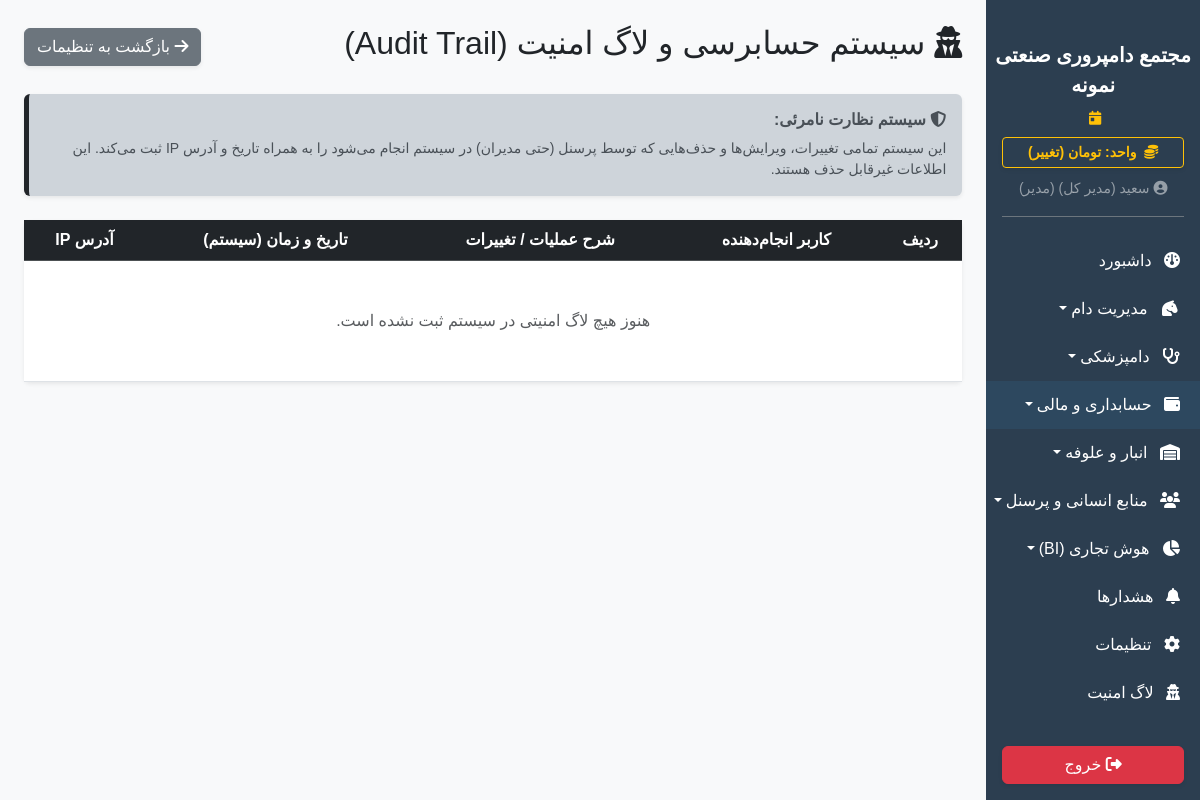
Before: /audit_logs (signed in) with the older database file.
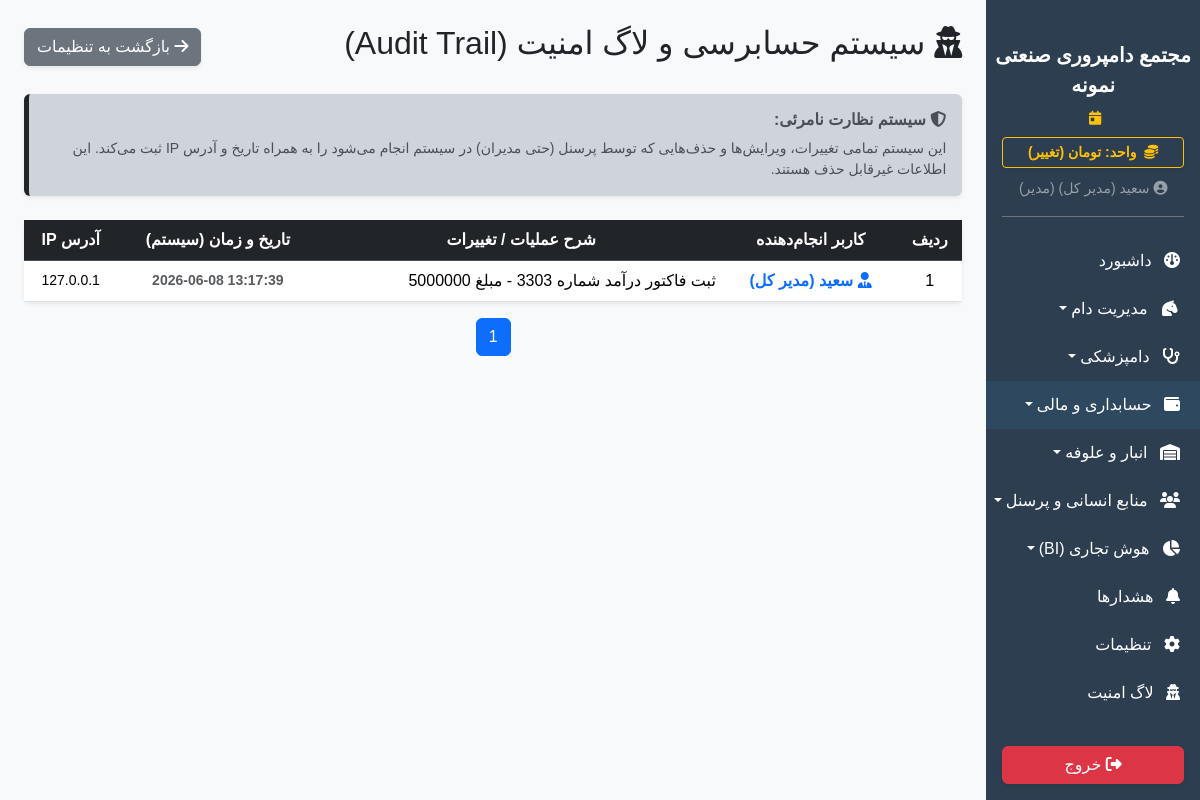
After: the same page with the newer database file.
### app/models.py (models this page shows)
class SystemSetting(db.Model):
    id = db.Column(db.Integer, primary_key=True)
    key = db.Column(db.String(50), unique=True, nullable=False)
    value = db.Column(db.String(255), nullable=False)
    description = db.Column(db.String(255), nullable=True)

class User(UserMixin, db.Model):
    id = db.Column(db.Integer, primary_key=True)
    username = db.Column(db.String(50), unique=True, nullable=False)
    password_hash = db.Column(db.String(255), nullable=False)
    name = db.Column(db.String(100), nullable=False)
    role = db.Column(db.String(20), default='کارگر') # مدیر، دامپزشک، حسابدار، کارگر
    can_view_livestock = db.Column(db.Boolean, default=False)
    can_view_finance = db.Column(db.Boolean, default=False)
    can_view_inventory = db.Column(db.Boolean, default=False)
    can_view_hr = db.Column(db.Boolean, default=False)
    can_view_reports = db.Column(db.Boolean, default=False)
    can_view_settings = db.Column(db.Boolean, default=False)

class AuditLog(db.Model):
    id = db.Column(db.Integer, primary_key=True)
    user_name = db.Column(db.String(100), nullable=False) # چه کسی؟
    action = db.Column(db.String(255), nullable=False) # چه کاری کرد؟ (مثلا: ویرایش وزن پلاک 1024)
    timestamp = db.Column(db.DateTime, default=datetime.utcnow) # چه زمانی؟
    ip_address = db.Column(db.String(50), nullable=True)

### app/blueprints/dashboard.py (the view)
@dashboard_bp.route('/audit_logs')
@login_required
def audit_logs():
    from app.models import AuditLog
    if not current_user.can_view_settings and current_user.role != 'مدیر':
        return redirect(url_for('dashboard.index'))
    page = request.args.get('page', 1, type=int)
    target = request.args.get('filter_target')
    query = AuditLog.query
    if target:
        query = query.filter(AuditLog.action.ilike(f"%{target}%"))
    page_size = int(get_setting('page_size', 50))
    logs = query.order_by(AuditLog.timestamp.desc()).paginate(page=page, per_page=page_size, error_out=False)
    return render_template('dashboard/audit.html', logs=logs)

### app/__init__.py (called while the page is built)
def get_system_setting(key, default):
    from app.models import SystemSetting
    s = SystemSetting.query.filter_by(key=key).first()
    return s.value if s else default

### app/blueprints/dashboard.py (called while the page is built)
def get_setting(key, default):
    setting = SystemSetting.query.filter_by(key=key).first()
    return setting.value if setting else default

@dashboard_bp.app_context_processor
def inject_settings():
    try:
        all_settings = {s.key: s.value for s in SystemSetting.query.all()}
    except:
        all_settings = {}
    return dict(system_settings=all_settings)

### app/templates/dashboard/audit.html (shortened to what this page needs)
{% extends 'base.html' %}
{% block content %}
<div class="d-flex justify-content-between align-items-center mb-4">
    <h2><i class="fa-solid fa-user-secret text-dark"></i> سیستم حسابرسی و لاگ امنیت (Audit Trail)</h2>
    <a href="{{ url_for('dashboard.settings') }}" class="btn btn-secondary shadow-sm"><i class="fa-solid fa-arrow-right"></i> بازگشت به تنظیمات</a>
</div>
<div class="alert alert-dark border-0 shadow-sm mb-4 border-end border-dark border-5">
    <h6 class="fw-bold"><i class="fa-solid fa-shield-halved"></i> سیستم نظارت نامرئی:</h6>
    <p class="mb-0 small">این سیستم تمامی تغییرات، ویرایش‌ها و حذف‌هایی که توسط پرسنل (حتی مدیران) در سیستم انجام می‌شود را به همراه تاریخ و آدرس IP ثبت می‌کند. این اطلاعات غیرقابل حذف هستند.</p>
</div>
<div class="card border-0 shadow-sm">
    <div class="card-body p-0">
        <div class="table-responsive">
            <table class="table table-hover align-middle text-center mb-0">
                <thead class="table-dark">
                    <tr>
                        <th>ردیف</th>
                        <th>کاربر انجام‌دهنده</th>
                        <th>شرح عملیات / تغییرات</th>
                        <th>تاریخ و زمان (سیستم)</th>
                        <th>آدرس IP</th>
                    </tr>
                </thead>
                <tbody>
                    {% for log in logs.items %}
                    <tr>
                        <td>{{ loop.index + (logs.page - 1) * logs.per_page }}</td>
                        <td class="fw-bold text-primary"><i class="fa-solid fa-user-tie"></i> {{ log.user_name }}</td>
                        <td class="text-start">{{ log.action }}</td>
                        <td dir="ltr" class="text-muted small fw-bold">{{ log.timestamp.strftime('%Y-%m-%d %H:%M:%S') }}</td>
                        <td dir="ltr" class="small">{{ log.ip_address or 'Localhost' }}</td>
                    </tr>
                    {% else %}
                    <tr><td colspan="5" class="text-center py-5 text-muted">هنوز هیچ لاگ امنیتی در سیستم ثبت نشده است.</td></tr>
                    {% endfor %}
                </tbody>
            </table>
        </div>
    </div>
</div>
<nav class="mt-3" aria-label="Page navigation"><ul class="pagination justify-content-center">{% for p in logs.iter_pages() %}{% if p %}<li class="page-item {% if p == logs.page %}active{% endif %}"><a class="page-link" href="{{ url_for('dashboard.audit_logs', page=p) }}">{{ p }}</a></li>{% else %}<li class="page-item disabled"><span class="page-link">…</span></li>{% endif %}{% endfor %}</ul></nav>
{% endblock %}

### app/templates/base.html (shortened to what this page needs)
<!DOCTYPE html>
<html lang="fa" dir="rtl">
<head>
    <link href="https://cdn.jsdelivr.net/gh/rastikerdar/vazirmatn@v33.003/Vazirmatn-font-face.css" rel="stylesheet">
    <link rel="stylesheet" href="https://unpkg.com/persian-datepicker@1.2.0/dist/css/persian-datepicker.min.css">
    <link rel="stylesheet" href="https://cdn.jsdelivr.net/npm/bootstrap@5.3.2/dist/css/bootstrap.rtl.min.css">
    <link rel="stylesheet" href="https://cdnjs.cloudflare.com/ajax/libs/font-awesome/6.4.2/css/all.min.css">
    <link rel="stylesheet" href="{{ url_for('static', filename='css/style.css') }}">
</head>
<body>
    <div class="d-flex" id="wrapper">
        <div class="sidebar-bg d-flex flex-column" id="sidebar-wrapper">
            <div class="sidebar-heading text-center pt-3 pb-2 text-white">
                <div class="fs-5 fw-bold">{{ system_settings.get('farm_name', 'دامداری من') }}</div>
            </div>
            <div class="text-center text-warning small mb-2 px-3">
                <i class="fa-solid fa-calendar-day me-1"></i>
            </div>
            <div class="px-3 mb-2">
                <a href="{{ url_for('dashboard.toggle_currency') }}" class="btn btn-sm btn-outline-warning w-100 fw-bold shadow-sm">
                    <i class="fa-solid fa-coins me-1"></i> واحد: {{ get_system_currency_from_settings() }} (تغییر)
                </a>
            </div>
            <div class="text-center text-white-50 mb-3 pb-3 border-bottom border-secondary mx-3">
                <small><i class="fa-solid fa-circle-user"></i> {% if current_user.is_authenticated %}{{ current_user.name }} ({{ current_user.role }}){% endif %}</small>
            </div>
            <div class="list-group list-group-flush my-1" id="sidebar-accordion" style="overflow-y: auto;">
                <a href="{{ url_for('dashboard.index') }}" class="list-group-item list-group-item-action bg-transparent text-white "><i class="fa-solid fa-gauge me-2"></i> داشبورد</a>
                {% if current_user.is_authenticated %}
                    {% if current_user.can_view_livestock %}
                    <a href="#livestockSubmenu" data-bs-toggle="collapse" class="list-group-item list-group-item-action bg-transparent text-white dropdown-toggle {% if request.blueprint == 'livestock' %}active-sidebar-link{% endif %}"><i class="fa-solid fa-horse-head me-2"></i> مدیریت دام</a>
                    {% if current_user.role in ['مدیر', 'دامپزشک'] %}
                    <a href="#vetSubmenu" data-bs-toggle="collapse" class="list-group-item list-group-item-action bg-transparent text-white dropdown-toggle"><i class="fa-solid fa-stethoscope me-2"></i> دامپزشکی</a>
                    {% endif %}
                    {% endif %}
                    {% if current_user.can_view_finance %}
                    <a href="#financeSubmenu" data-bs-toggle="collapse" class="list-group-item list-group-item-action bg-transparent text-white dropdown-toggle finance-menu-item " ><i class="fa-solid fa-wallet me-2"></i> حسابداری و مالی</a>
                    {% endif %}
                    {% if current_user.can_view_inventory or current_user.role == 'مدیر' %}
                    <a href="#inventorySubmenu" data-bs-toggle="collapse" class="list-group-item list-group-item-action bg-transparent text-white dropdown-toggle {% if request.blueprint == 'inventory' %}active-sidebar-link{% endif %}"><i class="fa-solid fa-warehouse me-2"></i> انبار و علوفه</a>
                    {% endif %}
                    {% if current_user.can_view_hr or current_user.role == 'مدیر' %}
                    <a href="#hrSubmenu" data-bs-toggle="collapse" class="list-group-item list-group-item-action bg-transparent text-white dropdown-toggle {% if request.blueprint == 'hr' %}active-sidebar-link{% endif %}"><i class="fa-solid fa-users me-2"></i> منابع انسانی و پرسنل</a>
                    {% endif %}
                    {% if current_user.can_view_reports or current_user.role == 'مدیر' %}
                    <a href="#biSubmenu" data-bs-toggle="collapse" class="list-group-item list-group-item-action bg-transparent text-white dropdown-toggle {% if request.blueprint == 'reports' %}active-sidebar-link{% endif %}"><i class="fa-solid fa-chart-pie me-2"></i> هوش تجاری (BI)</a>
                    {% endif %}
                    {% if current_user.role != 'کارگر' %}
                    <a href="{{ url_for('dashboard.warnings') }}" class="list-group-item list-group-item-action bg-transparent text-white">
                    <i class="fa-solid fa-bell me-2"></i> هشدارها
                    </a>
                    {% endif %}
                    {% if current_user.can_view_settings or current_user.role == 'مدیر' %}
                    <a href="{{ url_for('dashboard.settings') }}" class="list-group-item list-group-item-action bg-transparent text-white"><i class="fa-solid fa-gear me-2"></i> تنظیمات</a>
                    {% endif %}
                    <a href="{{ url_for('dashboard.audit_logs') }}" class="list-group-item list-group-item-action bg-transparent text-white"><i class="fa-solid fa-user-secret me-2"></i> لاگ امنیت </a>
                    {% endif %}
            </div>
            <div class="mt-auto p-3 w-100">
                <a href="{{ url_for('auth.logout') }}" class="btn btn-danger w-100 shadow-sm"><i class="fa-solid fa-right-from-bracket"></i> خروج</a>
            </div>
        </div>
        <div id="page-content-wrapper" class="w-100 bg-light" style="overflow-x: hidden;">
            <div class="container-fluid p-4">{% block content %}{% endblock %}</div>
        </div>
    </div>
</body>
</html>

### app/static/css/style.css (style rules this page uses)
body { font-family: 'Vazirmatn', sans-serif !important; background-color: #f8f9fa; }
#sidebar-wrapper { height: 100vh; position: sticky; top: 0; overflow-y: auto; width: 260px; background-color: #2c3e50; transition: margin .3s ease-out, transform .3s ease-out; }
#sidebar-wrapper .list-group-item { border: none; padding: 12px 20px; transition: all 0.3s; }
#page-content-wrapper { min-width: 0; width: 100%; }
.table-responsive { overflow-x: auto; overflow-y: visible !important; }

### app/templates/base.html (style rules this page uses)
.finance-menu-item { background-color: rgba(52, 152, 219, 0.1) !important; border-bottom: 1px solid rgba(255,255,255,0.05); }

Changed rows visible on the page:
added AuditLog: user_name "سعید (مدیر کل)", action "ثبت فاکتور درآمد شماره 3303 - مبلغ 5000000", timestamp "2026-06-08 13:17:39", ip_address "127.0.0.1"
Other visible differences:
new list line: "1"
text no longer shown: "هنوز هیچ لاگ امنیتی در سیستم ثبت نشده است."
